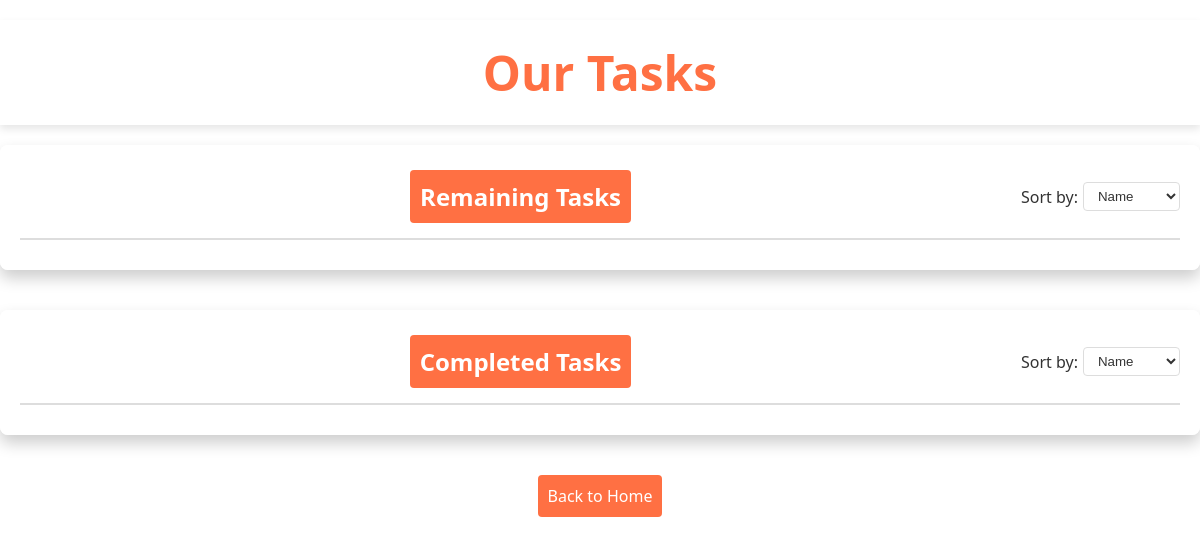
The app's page /view_tasks, older data.
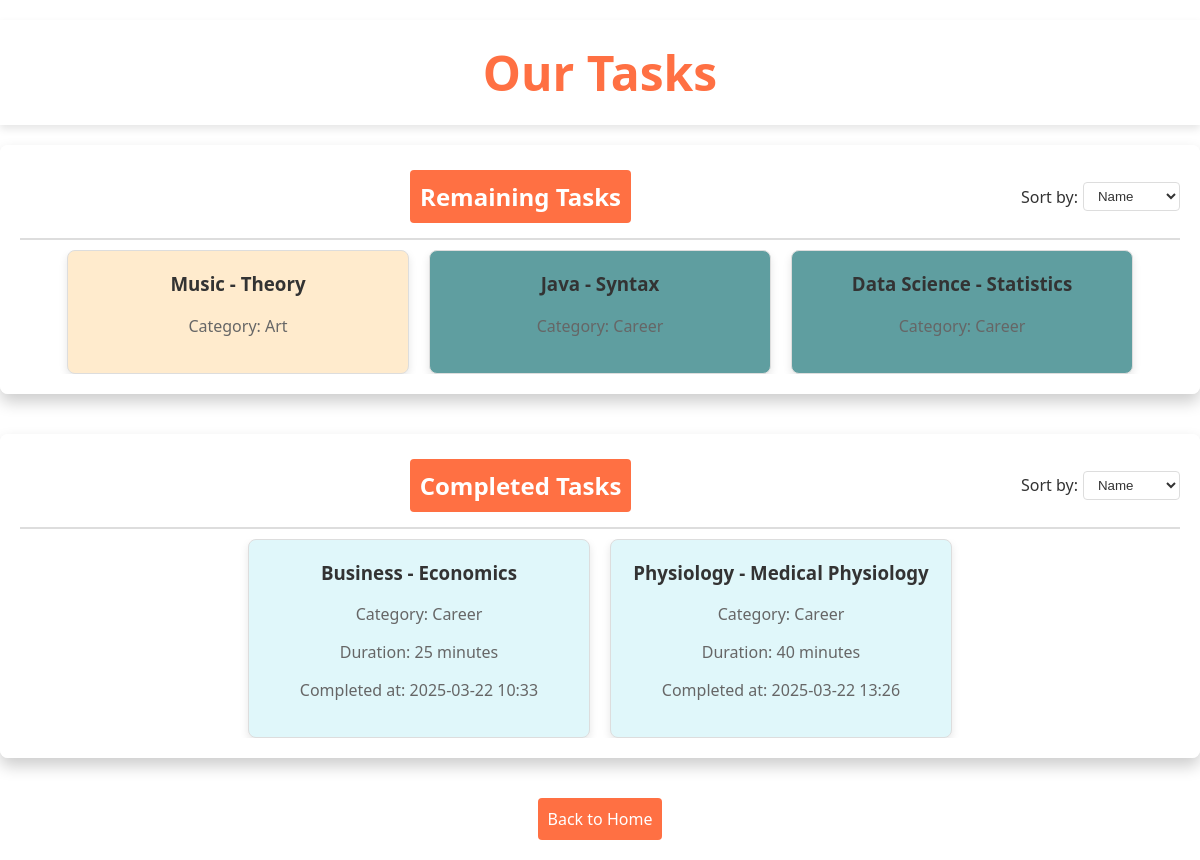
The same page, newer data.
### tables this page shows
CREATE TABLE tasks (
    id INTEGER PRIMARY KEY AUTOINCREMENT,
    name TEXT NOT NULL,
    category TEXT NOT NULL,
    duration INTEGER NOT NULL
);

CREATE TABLE completed_tasks (
    id INTEGER PRIMARY KEY AUTOINCREMENT,
    task_id INTEGER NOT NULL,
    task_name TEXT NOT NULL,
    category TEXT NOT NULL,
    duration INTEGER NOT NULL,
    completed_at TIMESTAMP NOT NULL,
    FOREIGN KEY (task_id) REFERENCES tasks(id)
);

### app.py (the view)
@app.route('/view_tasks')
def view_tasks():
    today = datetime.now().strftime('%Y-%m-%d')
    with sqlite3.connect('tasks.db') as conn:
        cursor = conn.cursor()
        cursor.execute('SELECT id, name, category FROM tasks')
        remaining_tasks = cursor.fetchall()
        cursor.execute('SELECT task_name, category, duration, completed_at FROM completed_tasks WHERE DATE(completed_at) = ?', (today,))
        completed_tasks = cursor.fetchall()
    return render_template('view_tasks.html', remaining_tasks=remaining_tasks, completed_tasks=completed_tasks)

### templates/view_tasks.html (shortened to what this page needs)
<!DOCTYPE html>
<html>
<head>
    <link rel="stylesheet" type="text/css" href="{{ url_for('static', filename='style.css') }}">
</head>
<body>
    <header>
        <h1 class="view-tasks-header">Our Tasks</h1>
    </header>
    <div class="content">
        <section>
            <div class="sort-container">
                <h2 onclick="toggleSection('remainingTasks')" class="collapsible collapsible-appealing">Remaining Tasks</h2>
                <div>
                    <label for="sortRemaining">Sort by:</label>
                    <select id="sortRemaining" onchange="sortTasks('remainingTasks', this.value)">
                        <option value="name">Name</option>
                    </select>
                </div>
            </div>
            <div id="remainingTasks" class="task-container">
                {% for task in remaining_tasks %}
                    <div class="card task-card" data-name="{{ task[1] }}" data-category="{{ task[2] }}">
                        <h3>{{ task[1] }}</h3>
                        <p>Category: {{ task[2] }}</p>
                    </div>
                {% endfor %}
            </div>
        </section>
        <section>
            <div class="sort-container">
                <h2 onclick="toggleSection('completedTasks')" class="collapsible collapsible-appealing">Completed Tasks</h2>
                <div>
                    <label for="sortCompleted">Sort by:</label>
                    <select id="sortCompleted" onchange="sortTasks('completedTasks', this.value)">
                        <option value="name">Name</option>
                    </select>
                </div>
            </div>
            <div id="completedTasks" class="task-container">
                {% for task in completed_tasks %}
                    <div class="card task-card completed" data-name="{{ task[0] }}" data-category="{{ task[1] }}">
                        <h3>{{ task[0] }}</h3>
                        <p>Category: {{ task[1] }}</p>
                        <p>Duration: {{ task[2] }} minutes</p>
                        <p>Completed at: {{ task[3] }}</p>
                    </div>
                {% endfor %}
            </div>
        </section>
    </div>
    <a href="{{ url_for('index') }}" class="back-link">Back to Home</a>
</body>
</html>

### static/style.css (style rules this page uses)
header { background-color: rgba(255, 255, 255, 0.8); width: 100%; padding: 20px; box-shadow: 0 4px 8px rgba(0, 0, 0, 0.1); }
section { background-color: rgba(255, 255, 255, 0.8); margin: 20px; padding: 20px; border-radius: 8px; box-shadow: 0 4px 8px rgba(0, 0, 0, 0.1); width: 80%; max-width: 400px; }

Row changes from the older to the newer data that the page shows:
added tasks: name "Java - Syntax", category "Career"
added tasks: name "Music - Theory", category "Art"
added tasks: name "Data Science - Statistics", category "Career"
added completed_tasks: task_name "Business - Economics", category "Career", duration "25", completed_at "2025-03-22 10:33"
added completed_tasks: task_name "Physiology - Medical Physiology", category "Career", duration "40", completed_at "2025-03-22 13:26"
